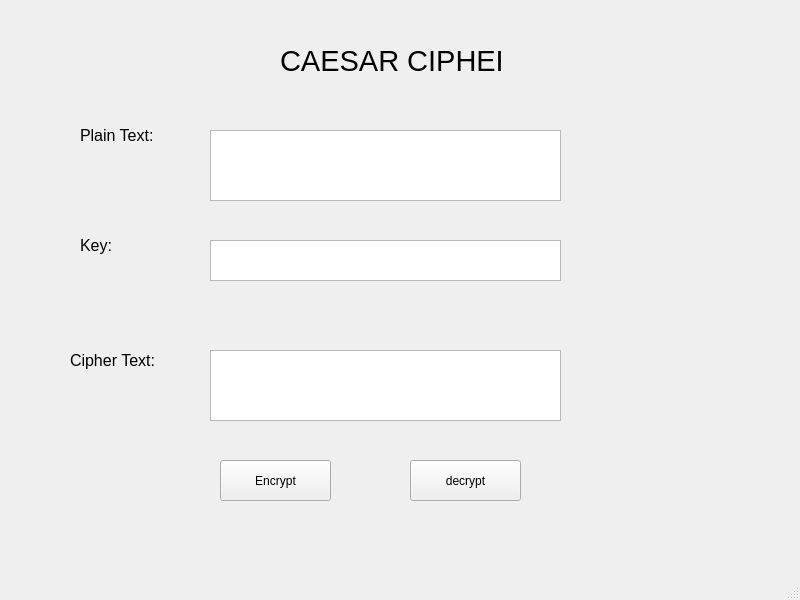
<?xml version="1.0" encoding="UTF-8"?>
<ui version="4.0">
 <class>MainWindow</class>
 <widget class="QMainWindow" name="MainWindow">
  <property name="geometry">
   <rect>
    <x>0</x>
    <y>0</y>
    <width>800</width>
    <height>600</height>
   </rect>
  </property>
  <property name="windowTitle">
   <string>MainWindow</string>
  </property>
  <widget class="QWidget" name="centralwidget">
   <widget class="QLabel" name="label">
    <property name="geometry">
     <rect>
      <x>280</x>
      <y>10</y>
      <width>221</width>
      <height>101</height>
     </rect>
    </property>
    <property name="font">
     <font>
      <pointsize>22</pointsize>
     </font>
    </property>
    <property name="text">
     <string>CAESAR CIPHER</string>
    </property>
   </widget>
   <widget class="QLabel" name="label_2">
    <property name="geometry">
     <rect>
      <x>80</x>
      <y>120</y>
      <width>101</width>
      <height>31</height>
     </rect>
    </property>
    <property name="font">
     <font>
      <pointsize>12</pointsize>
     </font>
    </property>
    <property name="text">
     <string>Plain Text:</string>
    </property>
   </widget>
   <widget class="QLabel" name="label_3">
    <property name="geometry">
     <rect>
      <x>80</x>
      <y>230</y>
      <width>61</width>
      <height>31</height>
     </rect>
    </property>
    <property name="font">
     <font>
      <pointsize>12</pointsize>
     </font>
    </property>
    <property name="text">
     <string>Key:</string>
    </property>
   </widget>
   <widget class="QLabel" name="label_4">
    <property name="geometry">
     <rect>
      <x>70</x>
      <y>340</y>
      <width>101</width>
      <height>41</height>
     </rect>
    </property>
    <property name="font">
     <font>
      <pointsize>12</pointsize>
     </font>
    </property>
    <property name="text">
     <string>Cipher Text:</string>
    </property>
   </widget>
   <widget class="QTextEdit" name="txt_plaintext">
    <property name="geometry">
     <rect>
      <x>210</x>
      <y>130</y>
      <width>351</width>
      <height>71</height>
     </rect>
    </property>
   </widget>
   <widget class="QTextEdit" name="txt_key">
    <property name="geometry">
     <rect>
      <x>210</x>
      <y>240</y>
      <width>351</width>
      <height>41</height>
     </rect>
    </property>
   </widget>
   <widget class="QTextEdit" name="txt_ciphertext">
    <property name="geometry">
     <rect>
      <x>210</x>
      <y>350</y>
      <width>351</width>
      <height>71</height>
     </rect>
    </property>
   </widget>
   <widget class="QToolButton" name="btn_encrypt">
    <property name="geometry">
     <rect>
      <x>220</x>
      <y>460</y>
      <width>111</width>
      <height>41</height>
     </rect>
    </property>
    <property name="text">
     <string>Encrypt</string>
    </property>
   </widget>
   <widget class="QToolButton" name="btn_decrypt">
    <property name="geometry">
     <rect>
      <x>410</x>
      <y>460</y>
      <width>111</width>
      <height>41</height>
     </rect>
    </property>
    <property name="text">
     <string>decrypt</string>
    </property>
   </widget>
  </widget>
  <widget class="QMenuBar" name="menubar">
   <property name="geometry">
    <rect>
     <x>0</x>
     <y>0</y>
     <width>800</width>
     <height>21</height>
    </rect>
   </property>
  </widget>
  <widget class="QStatusBar" name="statusbar"/>
 </widget>
 <resources/>
 <connections/>
</ui>
